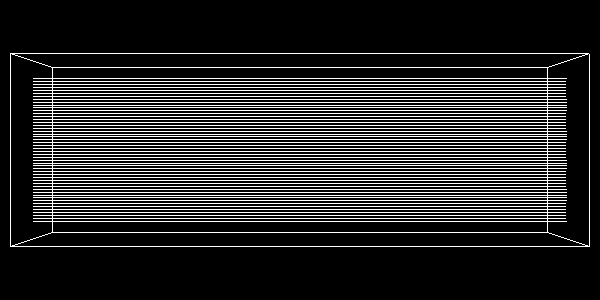

Source code (Python):
#!/usr/bin/env python

# Demonstrate vtkStreamTracer with vtkClosestNPointsStrategy on
# incompatible meshes (hanging and duplicate nodes) created by
# appending three image data volumes of different resolutions.

# Factory overrides
import vtkmodules.vtkInteractionStyle  # noqa: F401
import vtkmodules.vtkRenderingFreeType  # noqa: F401
import vtkmodules.vtkRenderingOpenGL2  # noqa: F401

from vtkmodules.vtkCommonCore import vtkFloatArray
from vtkmodules.vtkCommonDataModel import (
    vtkClosestNPointsStrategy,
    vtkImageData,
)
from vtkmodules.vtkCommonMath import vtkRungeKutta4
from vtkmodules.vtkFiltersCore import vtkAppendFilter
from vtkmodules.vtkFiltersFlowPaths import (
    vtkCompositeInterpolatedVelocityField,
    vtkStreamTracer,
)
from vtkmodules.vtkFiltersModeling import vtkOutlineFilter
from vtkmodules.vtkFiltersSources import vtkLineSource
from vtkmodules.vtkRenderingCore import (
    vtkActor,
    vtkPolyDataMapper,
    vtkRenderWindow,
    vtkRenderWindowInteractor,
    vtkRenderer,
)

dim = 40
num_streamlines = 50

# Create three volumes of different resolution butted together
spacing = 1.0 / (2.0 * dim - 1.0)
volume_1 = vtkImageData()
volume_1.SetOrigin(0.0, 0, 0)
volume_1.SetDimensions(2 * dim, 2 * dim, 2 * dim)
volume_1.SetSpacing(spacing, spacing, spacing)

spacing = 1.0 / (dim - 1.0)
volume_2 = vtkImageData()
volume_2.SetOrigin(1.0, 0, 0)
volume_2.SetDimensions(dim, dim, dim)
volume_2.SetSpacing(spacing, spacing, spacing)

spacing = 1.0 / (2.0 * dim - 1.0)
volume_3 = vtkImageData()
volume_3.SetOrigin(2.0, 0, 0)
volume_3.SetDimensions(2 * dim, 2 * dim, 2 * dim)
volume_3.SetSpacing(spacing, spacing, spacing)

# Append volumes to create unstructured grid with hanging/duplicate points
append = vtkAppendFilter()
append.AddInputData(volume_1)
append.AddInputData(volume_2)
append.AddInputData(volume_3)
append.MergePointsOff()
append.Update()

# Create uniform vector field in the x-direction
num_pts = append.GetOutput().GetNumberOfPoints()
vectors = vtkFloatArray()
vectors.SetNumberOfComponents(3)
vectors.SetNumberOfTuples(num_pts)
for i in range(num_pts):
    vectors.SetTuple3(i, 1, 0, 0)

append.GetOutput().GetPointData().SetVectors(vectors)

# Outline
outline = vtkOutlineFilter()
outline.SetInputConnection(append.GetOutputPort())

outline_mapper = vtkPolyDataMapper()
outline_mapper.SetInputConnection(outline.GetOutputPort())

outline_actor = vtkActor()
outline_actor.SetMapper(outline_mapper)

# Seed line
pt1 = [0.001, 0.1, 0.5]
pt2 = [0.001, 0.9, 0.5]
line = vtkLineSource()
line.SetResolution(num_streamlines - 1)
line.SetPoint1(pt1)
line.SetPoint2(pt2)
line.Update()

# Stream tracer with ClosestNPointsStrategy
rk4 = vtkRungeKutta4()
strategy = vtkClosestNPointsStrategy()
ivp = vtkCompositeInterpolatedVelocityField()
ivp.SetFindCellStrategy(strategy)

streamer = vtkStreamTracer()
streamer.SetInputConnection(append.GetOutputPort())
streamer.SetSourceConnection(line.GetOutputPort())
streamer.SetMaximumPropagation(10)
streamer.SetInitialIntegrationStep(0.2)
streamer.SetIntegrationDirectionToForward()
streamer.SetMinimumIntegrationStep(0.01)
streamer.SetMaximumIntegrationStep(0.5)
streamer.SetTerminalSpeed(1.0e-12)
streamer.SetMaximumError(1.0e-06)
streamer.SetComputeVorticity(0)
streamer.SetIntegrator(rk4)
streamer.SetInterpolatorPrototype(ivp)
streamer.Update()

stream_mapper = vtkPolyDataMapper()
stream_mapper.SetInputConnection(streamer.GetOutputPort())

stream_actor = vtkActor()
stream_actor.SetMapper(stream_mapper)

# Renderer
renderer = vtkRenderer()
renderer.AddActor(outline_actor)
renderer.AddActor(stream_actor)

# Window
render_window = vtkRenderWindow()
render_window.AddRenderer(renderer)
render_window.SetSize(600, 300)
render_window.SetWindowName("find cell")

# Interactor
interactor = vtkRenderWindowInteractor()
interactor.SetRenderWindow(render_window)

# Scene
renderer.ResetCamera()
renderer.GetActiveCamera().Zoom(2)

interactor.Initialize()
interactor.Start()
